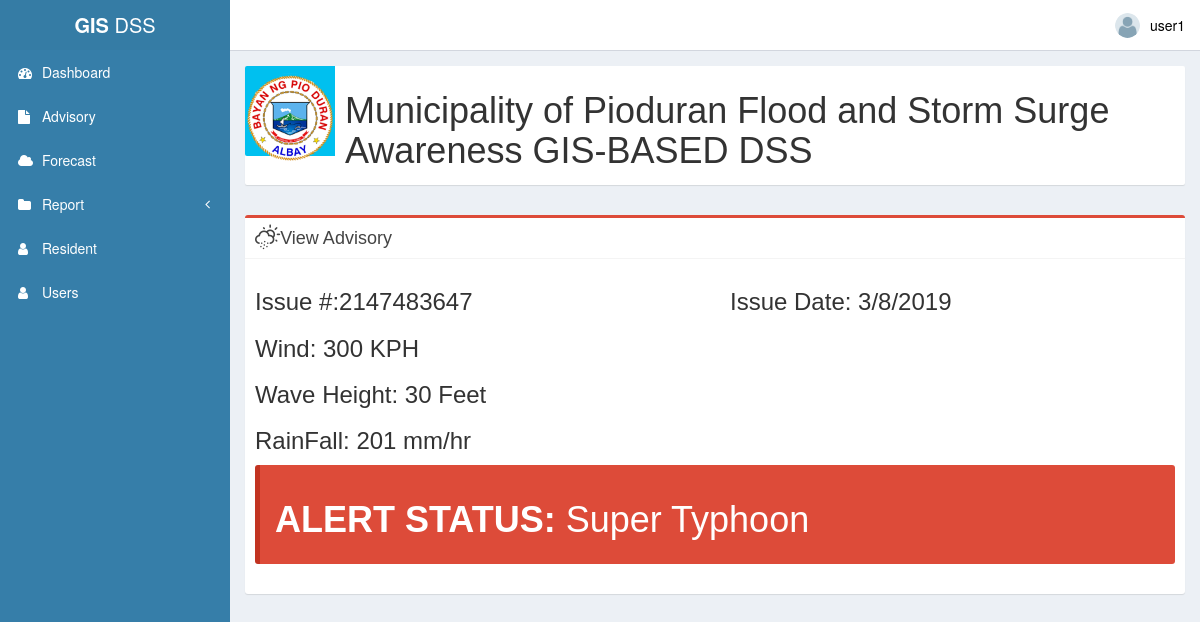
The page /viewAdvisory.php?advisoryID=1 (signed in) on the database its author committed.
### tables this page shows
CREATE TABLE `advisory` (
  `advisory_id` int(11) NOT NULL,
  `issue_no` int(11) NOT NULL,
  `issue_date` varchar(11) NOT NULL,
  `alrt_wind` int(11) NOT NULL,
  `alrt_wave` int(11) NOT NULL,
  `alrt_rain` int(11) NOT NULL,
  `action_required` text NOT NULL,
  `alert_type` varchar(11) NOT NULL
);

### core/function.php (called while the page is built, shortened)
<?php
function view_advisory($connect,$advisoryID){
  $statement = $connect->prepare("SELECT * FROM advisory WHERE advisory_id = '$advisoryID' ");
  $statement->execute(
    array(
     ':advisoryID' => $advisoryID
    )
   );
   $dataOutput = array();
   $result = $statement->fetchAll();
   foreach($result as $row)
   {
      $dataOutput['issue_no']=$row["issue_no"];
      $dataOutput['wind']=  $row["alrt_wind"];
      $dataOutput['wave']=$row["alrt_wave"];
      $dataOutput['rain']=  $row["alrt_rain"];
      $dataOutput['issue_date']=  $row["issue_date"];
   }
   return $dataOutput;
}
 ?>

### viewAdvisory.php (the view)
<?php include 'includes/header.php';
    include 'core/function.php';
?>
   <section class="content">
          <div class="box box-danger">
              <div class="box-header with-border">
                <h3 class="box-title"><i class="wi wi-day-snow-wind"></i>View Advisory</h3>
              </div>
              <div class="box-body">
                <div class="row">
                  <?php $advisory=view_advisory($connect, $_GET['advisoryID']);?>
                                <div class="col-xs-6">
                                    <h3>Issue #:<?php echo $advisory["issue_no"]; ?></h3>
                                    <h3>Wind: <?php echo $advisory["wind"]; ?> KPH</h3>
                                    <h3>Wave Height: <?php echo $advisory["wave"]; ?> Feet</h3>
                                    <h3>RainFall: <?php echo $advisory["rain"]; ?> mm/hr</h3>
                              </div>
                                 <div class="col-xs-6">
                                   <h3>Issue Date: <?php echo $advisory["issue_date"]; ?></h3>
                                 </div>
                  </div>
                  <?php if( $advisory["wind"] == 45 || $advisory["wind"] == 61 ){
                    echo '<div class="callout callout-danger">
                      <h1><strong>ALERT STATUS:</strong>Tropical Depressionr</h1>
                    </div>';
                  } elseif($advisory["wind"] == 62 || $advisory["wind"] == 117){
                    echo '<div class="callout callout-danger">
                      <h1><strong>ALERT STATUS:</strong>Tropical Storm</h1>
                    </div>';
                  }elseif($advisory["wind"] == 118 || $advisory["wind"] == 219){
                    echo '<div class="callout callout-danger">
                      <h1><strong>ALERT STATUS:</strong>Typhoon</h1>
                    </div>';
                  }elseif($advisory["wind"] > 219){
                    echo '<div class="callout callout-danger">
                      <h1><strong>ALERT STATUS:</strong> Super Typhoon</h1>
                    </div>';
                  }
                  ?>
              </div>
            </div>
   </section>
<?php
include 'includes/footer.php';
?>

### rows shown on the page
advisory: issue_no "2147483647", alrt_wind "300", alrt_wave "30", alrt_rain "201", issue_date "3/8/2019"

### other values the page prints
$_SESSION['username'] "user1"
